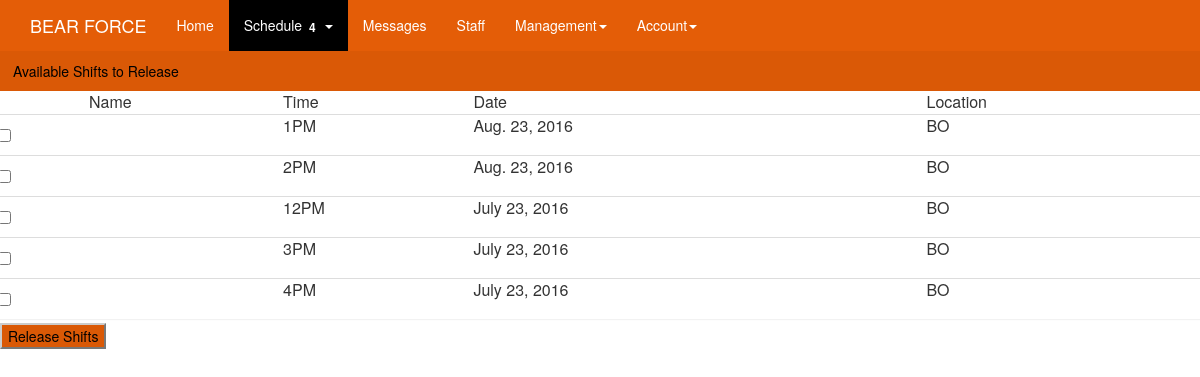
The app's page /schedules/shift_release, older data.
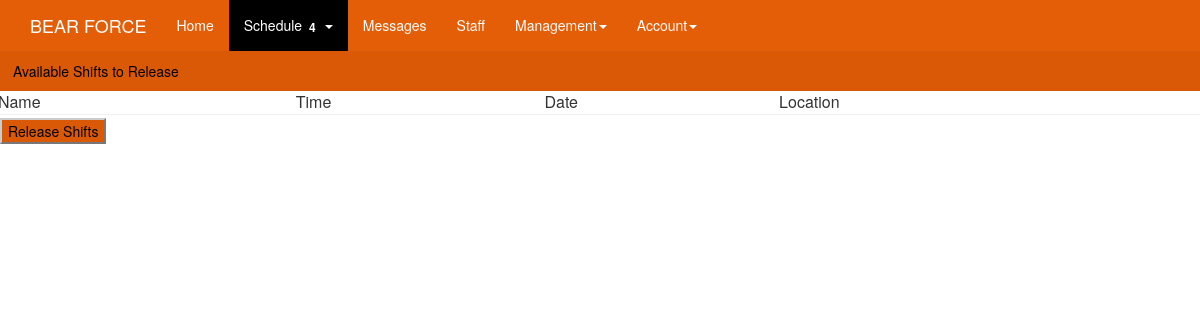
The same page, newer data.
### schedules/models.py (models this page shows, shortened)
class Shift(models.Model):
	user = models.ForeignKey(User, on_delete=models.CASCADE)
	date = models.DateField(
	)
	SHIFT_AM_6 = "6AM"
	SHIFT_AM_7 = "7AM"
	SHIFT_AM_8 = "8AM"
	SHIFT_AM_9 = "9AM"
	SHIFT_AM_10 = "10AM"
	SHIFT_AM_11 = "11AM"
	SHIFT_PM_12 = "12PM"
	SHIFT_PM_1 = "1PM"
	SHIFT_PM_2 = "2PM"
	SHIFT_PM_3 = "3PM"
	SHIFT_PM_4 = "4PM"
	SHIFT_PM_5 = "5PM"
	SHIFT_PM_6 = "6PM"
	SHIFT_PM_7 = "7PM"
	SHIFT_PM_8 = "8PM"
	SHIFT_PM_9 = "9PM"
	SHIFT_PM_10 = "10PM"
	SHIFT_PM_11 = "11PM"
	TIMES_AVAILABLE = (
		(SHIFT_AM_6, "6 A.M."),
		(SHIFT_AM_7, "7 A.M."),
		(SHIFT_AM_8, "8 A.M."),
		(SHIFT_AM_9, "9 A.M."),
		(SHIFT_AM_10, "10 A.M."),
		(SHIFT_AM_11, "11 A.M."),
		(SHIFT_PM_12, "12 P.M."),
		(SHIFT_PM_1, "1 P.M."),
		(SHIFT_PM_2, "2 P.M."),
		(SHIFT_PM_3, "3 P.M."),
		(SHIFT_PM_4, "4 P.M."),
		(SHIFT_PM_5, "5 P.M."),
		(SHIFT_PM_6, "6 P.M."),
		(SHIFT_PM_7, "7 P.M."),
		(SHIFT_PM_8, "8 P.M."),
		(SHIFT_PM_9, "9 P.M."),
		(SHIFT_PM_10, "10 P.M."),
		(SHIFT_PM_11, "11 P.M."),
	)
	time = models.CharField(
		max_length = 4,
		choices=TIMES_AVAILABLE,
		default= SHIFT_PM_12,
	)
	BOXOFFICE = 'BO'
	MAINDESK = 'MD'
	FITNESSCENTER = "FC"
	EQUIPMENTCHECKOUT = 'EC'
	LOCATIONS_TO_WORK = (
		(BOXOFFICE, "Box Office"),
		(MAINDESK, "Main Desk"),
		(FITNESSCENTER, "Fitness Center"),
		(EQUIPMENTCHECKOUT, "Equipment Checkout"),
	)
	working_location = models.CharField(
		max_length=20,
		choices=LOCATIONS_TO_WORK,
		default=MAINDESK,
	)
	PERMANENTSHIFT = 'PS'
	TEMPORARYSHIFT = 'TS'
	SHIFTS_SPECIFICATION =(
		(PERMANENTSHIFT, "Permanent shift"),
		(TEMPORARYSHIFT, "Temporary shift"),
	)
	type_of_shift = models.CharField(
		max_length = 20,
		choices = SHIFTS_SPECIFICATION,
		default = PERMANENTSHIFT,
	)
	SHIFTS_RELEASE_SPECIFICATION = (
		("null", "null"),
		('Permanent', "Permanent shift release"),
		('Temporary', "Temporary shift release"),
	)
	type_of_shift_release = models.CharField(
		max_length=20,
		choices = SHIFTS_RELEASE_SPECIFICATION,
		default = "null",
	)
	release_reason = models.TextField(
		default="Blank")
	release_shift_temp = False
	release_shift_perm = False

### schedules/views.py (the view)
def shift_release(request):
	bearforce_worker = User.objects.get(pk=1)
	shifts_to_work = bearforce_worker.shift_set.all()
	context = {
		"shifts_to_work": shifts_to_work,
		"bearforce_worker": bearforce_worker,
	}
	return render(request, 'schedules/release_schedules.html', context)

### schedules/templates/schedules/release_schedules.html
{% extends 'schedules/base.html' %}
{% block body %}
	<div class="container-fluid">
		<div class="row">
			<div class="panel panel-default">
				<div class="panel-heading" id="available_shifts">Available Shifts to Release</div>
				<table class="table">
					<tr>
						<td></td>
						<td>Name</td>
						<td>Time</td>
						<td>Date</td>
						<td>Location</td>
					</tr>
					{% for shift in shifts_to_work %}
					<tr>
						<td>
							<div class="checkbox">
							  <label>
							    <input type="checkbox" data-toggle="toggle selected">
							  </label>
							</div>
						</td>
						<td>{{ shift.user.first_name }} {{ shift.user.last_name }}</td>
						<td>{{ shift.time }}</td>
						<td>{{ shift.date }}</td>
						<td>{{ shift.working_location }}</td>
					</tr>
					{% endfor %}
				</table>
			</div>
		</div>
	</div>
	<input type="submit" class="btn-default" value="Release Shifts">
{% endblock %}

### schedules/templates/schedules/base.html (shortened to what this page needs)
<html lang="en">
<head>
	{% load staticfiles %}
	<link rel="stylesheet" href="http://maxcdn.bootstrapcdn.com/bootstrap/3.3.6/css/bootstrap.min.css">
	<link rel="stylesheet" type="text/css" href={% static 'schedules/style.css' %}>
</head>
<body>
	<nav class="nav navbar-inverse">
		<div class="container-fluid">
			<div class="navbar-header">
				<a href="{% url 'index' %}" class="navbar-brand">BEAR FORCE</a>
			</div>
			<div>
				<ul class="nav navbar-nav">
					<li><a href="{% url 'index' %}">Home</a></li>
					<li class="dropdown" id="dropdown-schedule">
						<a href="#" class="dropdown-toggle" data-toggle="dropdown">Schedule<span class="badge">4</span><span class="caret"></span></a>
					</li>
					<li><a href="{% url 'messages' %}">Messages</a></li>
					<li><a href="#">Staff</a></li>
					<li class="dropdown">
					<a href="#" class="dropdown-toggle" data-toggle="dropdown">Management<span class="caret"></span></a>
					</li>
					<li class="dropdown">
					<a href="#" class="dropdown-toggle" data-toggle="dropdown">Account<span class="caret"></span></a>
					</li>
				</ul>
			</div>
		</div>
	</nav>
	{% block body %}
	{% endblock %}
</body>
</html>

### schedules/static/schedules/style.css (style rules this page uses)
body { background-color: white; }
.navbar-inverse { background-color: #E45D07; margin: 0px; color: white; }
.navbar-inverse .navbar-header a { color: white; }
.navbar-inverse .navbar-nav >li >a { color: white; }
#dropdown-schedule { background: black; }
.panel-default { border-radius: 0px; border: 0px; margin-bottom: 4px; margin-left: -2px; margin-right: -2px; }
.panel-default .panel-heading { background-color: #DA5906; color: black; border-radius: 0px; }
.badge { background-color: black; }
.btn-default { background-color: #DA5906; color: black; }
#available_shifts { border: 0px; }
.table tbody tr td { padding: 0px; }

Row changes from the older to the newer data that the page shows:
removed Shift: time "1PM", date "Aug. 23, 2016", working_location "BO"
removed Shift: time "2PM", date "Aug. 23, 2016", working_location "BO"
removed Shift: time "12PM", date "July 23, 2016", working_location "BO"
removed Shift: time "3PM", date "July 23, 2016", working_location "BO"
removed Shift: time "4PM", date "July 23, 2016", working_location "BO"
